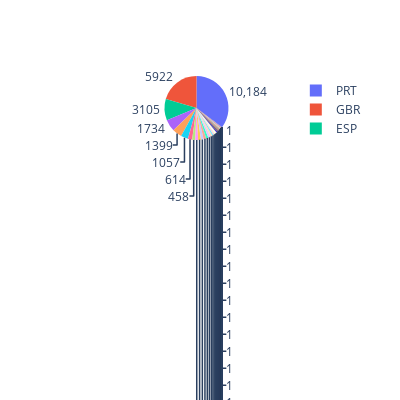

The code cell stored with this chart in its notebook:
### Code cell
import plotly.graph_objs as go

trace = go.Pie(labels = labels, 
               values = values, 
               hoverinfo="label+percent", 
               textinfo = "value")

fig = go.Figure(data = [trace])
fig.update_layout(width = 400, height = 400)
fig.show()

### Figure 1 — Plotly figure (JSON) as saved in the notebook; plotly's stock layout.template omitted (floating-point values rounded to 4 significant figures)
{"data": [{"hoverinfo": "label+percent", "labels": ["PRT", "GBR", "ESP", "IRL", "FRA", "DEU", "CN", "NLD", 0, "USA", "BEL", "ITA", "BRA", "CHE", "POL", "SWE", "AUT", "ROU", "FIN", "RUS", "CHN", "NOR", "AUS", "DNK", "LUX", "ARG", "LTU", "MAR", "HUN", "IND", "LVA", "EST", "UKR", "CZE", "AGO", "ISR", "TUR", "NZL", "CHL", "ZAF", "COL", "TWN", "OMN", "SVN", "MYS", "HRV", "JPN", "SVK", "PRI", "NGA", "GRC", "PHL", "SRB", "GIB", "DZA", "KOR", "MEX", "ISL", "THA", "CYP", "BGR", "URY", "IRN", "JAM", "CPV", "GEO", "CUB", "KAZ", "SGP", "BLR", "SUR", "MOZ", "ARE", "LBN", "IDN", "CAF", "DOM", "MDV", "PAK", "AND", "KWT", "CRI", "MLT", "ZWE", "VEN", "JOR", "AZE", "CIV", "ECU", "ARM", "MWI", "ALB", "CMR", "VNM", "MDG", "BWA", "LKA", "UZB", "NPL", "MAC", "TGO", "HKG", "DJI", "BHS", "PLW", "PER", "EGY", "QAT", "ZMB", "MKD", "SMR", "BDI", "SYR", "CYM", "UGA", "COM", "MUS", "BIH", "SAU"], "textinfo": "value", "type": "pie", "values": [10184, 5922, 3105, 1734, 1399, 1057, 614, 458, 419, 407, 389, 379, 329, 323, 294, 231, 176, 145, 135, 128, 125, 100, 72, 60, 54, 48, 45, 39, 38, 33, 29, 29, 23, 23, 17, 16, 16, 14, 14, 13, 12, 12, 11, 10, 10, 9, 9, 9, 9, 8, 8, 7, 7, 7, 7, 6, 6, 6, 6, 6, 5, 5, 5, 5, 5, 4, 4, 4, 4, 4, 4, 3, 3, 3, 3, 3, 3, 2, 2, 2, 2, 2, 2, 2, 2, 2, 2, 2, 2, 2, 2, 2, 2, 2, 1, 1, 1, 1, 1, 1, 1, 1, 1, 1, 1, 1, 1, 1, 1, 1, 1, 1, 1, 1, 1, 1, 1, 1, 1]}], "layout": {"height": 400, "width": 400}}
